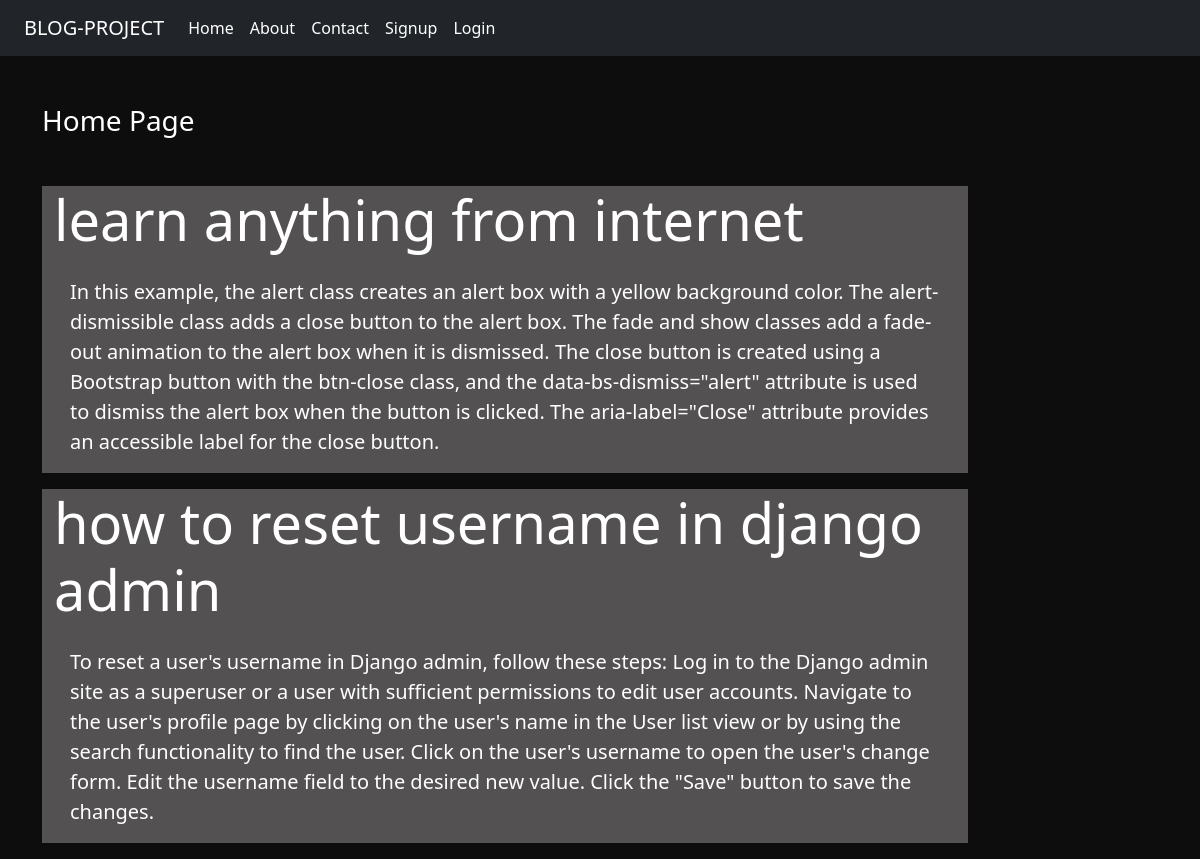
The page / on the database its author committed.
### blogapp/models.py (models this page shows)
class Post(models.Model):
    title = models.CharField(max_length=150)
    desc = models.TextField()

### blogapp/views.py (the view)
# urls.py: 2. Add a URL to urlpatterns:  path('', views.home, name='home')
def home(request):
    posts = Post.objects.all()
    return render(request,'blog/home.html',{'posts':posts})

### blogapp/templates/blog/home.html
{% extends 'blog/base.html' %}
{% load static %}
{% block content %}
<div class="col-sm-10">
  <h3 class="text-white my-5">Home Page</h3>
  {% for post in posts %}
  <div class="jumbotron jumbotron-fluid jumbo-colors">
      <div class="container ">
        <h1 class="display-4 font-weight-bold">{{post.title}}</h1>
        <p class="lead p-3">{{post.desc}}</p>
      </div>
    </div>
  {% endfor %}
</div>
{% endblock content %}

### blogapp/static/blog/css/style.css (style rules this page uses)
body { background-color: rgb(14, 13, 13); color: antiquewhite; }
.jumbo-colors { background-color:rgb(83,81,81); color: white; }

### rows shown on the page
Post: title "learn anything from internet", desc "In this example, the alert class creates an alert box with a yellow background color. The alert-dismissible class adds a close button to the alert box. The fade and show classes add a fade-out animation to the alert box when it is dismissed. The close button is created using a Bootstrap button with the btn-close class, and the data-bs-dismiss=\"alert\" attribute is used to dismiss the alert box when the button is clicked. The aria-label=\"Close\" attribute provides an accessible label for the close button."
Post: title "how to reset username in django admin", desc "To reset a user's username in Django admin, follow these steps: Log in to the Django admin site as a superuser or a user with sufficient permissions to edit user accounts. Navigate to the user's profile page by clicking on the user's name in the User list view or by using the search functionality to find the user. Click on the user's username to open the user's change form. Edit the username field to the desired new value. Click the \"Save\" button to save the changes."
